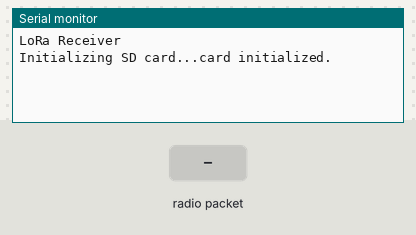
A sketch run on a simulated Arduino Uno, built with avr-gcc and run on an emulated ATmega328P. Shown: the last lines printed to the serial monitor. Inputs (shaded band) come from the test bench. Storage starts empty; no radio packets arrive unless stated.

Above: at 1.2 s.
1.3 s: radio packet "1" arrives
At 2.5 s:
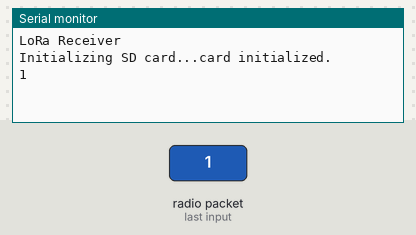
2.8 s: radio packet "0" arrives
At 3.6 s:
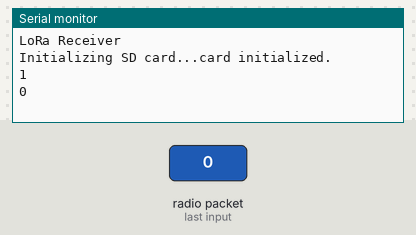
4.3 s: radio packet "2" arrives
At 4.8 s:
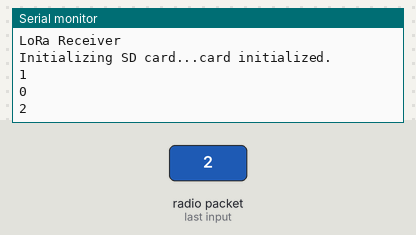

The sketch:

Reciever_vanilla.ino
```cpp
#include <SPI.h>
#include <LoRa.h>
#include <SD.h>

const int chipSelect = 4;
void setup() {
  Serial.begin(9600);
  while (!Serial);


  Serial.println("LoRa Receiver");

  if (!LoRa.begin(915E6)) {
    Serial.println("Starting LoRa failed!");
    while (1);
  }


  /*SD*/
  Serial.print("Initializing SD card...");

  // see if the card is present and can be initialized:
  if (!SD.begin(chipSelect)) {
    Serial.println("Card failed, or not present");
    // don't do anything more:
    while (1);
  }

  Serial.println("card initialized.");

}

void loop() {
  String message;
  // try to parse packet
  int packetSize = LoRa.parsePacket();
  if (packetSize) {
    // received a packet

    // read packet
    while (LoRa.available()) {
      char symbol = (char)LoRa.read();
      message += String(symbol);
    }
    Serial.println(message);
    /*SD*/
    File dataFile = SD.open("datalog.txt", FILE_WRITE);
    if (dataFile) {
      dataFile.println(message);
      dataFile.close();
    }
    else {
      Serial.println("error opening datalog.txt");
    }
  }
}
```

Measured:
- after the input at 1.3 s, the serial monitor: prints a new line at once (image 1)
- after the input at 2.8 s, the serial monitor: prints a new line at once (image 2)
- after the input at 4.3 s, the serial monitor: prints a new line at once (image 3)
